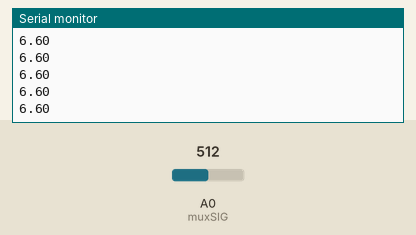
The sketch below on a simulated ESP8266 (NodeMCU). On the bench: the last lines printed to the serial monitor. The test bench sets the inputs (shaded band); at power-on: A0 (muxSIG) = 512.

Above: at 1.2 s.
1.3 s: A0 (muxSIG) set to 490
At 1.37 s:
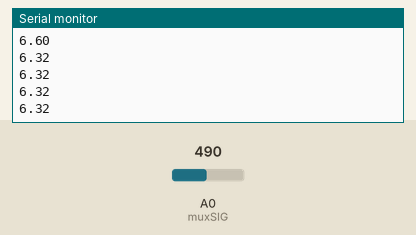
2.8 s: A0 (muxSIG) set to 510
At 3.48 s:
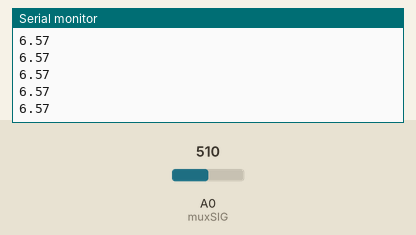
Timing chart, 0 to 5.4 s (numbered marks = the images above; inputs shaded):
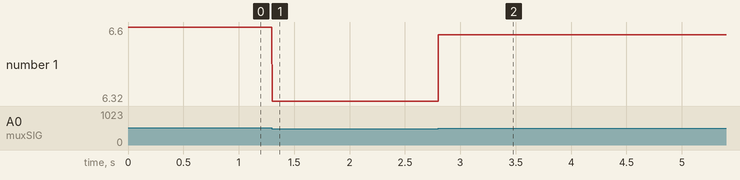

The sketch:

prueba_senoidal.ino
```cpp
#include <ESP8266WiFi.h>//Biblioteca de conexión WiFi del módulo ESP8266
#include <ThingerESP8266.h>//Biblioteca de la plataforma thinger.io

#define SSID1 "MIWIFI_jZTH"//SSID Wifi
#define PASS1 "PIso3Wazowski2018"//Password Wifi
#define usuario "lupoxan"//Nombre de usuario de thinger
#define device_Id "ESP_8266"//Nombre del dispositivo al que nos conectaremos
#define device_credentials "#gHQ3ARec6Rh"//Credenciales generadas por Thinger
#define increase 0.2
#define TIME 100//Tiempo para mostrar valores
ThingerESP8266 thing(usuario, device_Id, device_credentials);//Variable para acceder a Thinger

const char WiFi_ssid[] = SSID1;          //Nombre de red
const char WiFi_password[] = PASS1; //Clave de red

const long A = 1000;     //Resistencia en oscuridad en KΩ
const int B = 15;        //Resistencia a la luz (10 Lux) en KΩ
const float Rc = 0.22;       //Resistencia calibracion en KΩ

const int muxSIG = A0;
const int muxS0 = D0;
const int muxS1 = D3;
const int muxS2 = D4;
const int muxS3 = D9;
unsigned long presentime;//Para contar el tiempo
unsigned long previoustime = 0;//Para contar el  tiempo
int desciende = -1, asciende = 1, k = 0;
float a = 2.00, b = 0.00, c = 0.00, d = 0.00, t = 0.00, t2 = 0.00, t3 = 0.00;
float vec[500];
void setup() {
  Serial.begin(115200);//Iniciar la transmisión Serial a 115200 bauds
  pinMode(muxS0, OUTPUT);
  pinMode(muxS1, OUTPUT);
  pinMode(muxS2, OUTPUT);
  pinMode(muxS3, OUTPUT);
  thing.add_wifi(WiFi_ssid, WiFi_password);// Inicialización de la WiFi para comunicarse con la API
  thing["Lux"] >> [](pson & out) {//Objeto que contiene las variables de luz y temperatura
    out["Tension_13v"] = entregar(vec);
  };
}

void loop() {
  presentime = millis();
  thing.handle();//Objeto que llama a la conexión con el servidor Thinger
  thing.stream(thing["Lux"]);
  Serial.println(medicion());
  if (presentime - previoustime >= TIME) {
    previoustime = presentime;
    for (int i = 0; i <= 500; i++) {
      vec[i] = medicion();
    }
  }
}
float entregar(float vec[]) {
  if (k >= 500) {
    k = 0;
  }
  k++;
  return vec[k];
}
float medicion() {
  SetMuxChannel(10);
  float tension = analogRead(muxSIG);
  tension = 3.3 * tension * 4 / 1024;
  return tension;
}
int SetMuxChannel(byte channel)
{
  digitalWrite(muxS0, bitRead(channel, 0));
  digitalWrite(muxS1, bitRead(channel, 1));
  digitalWrite(muxS2, bitRead(channel, 2));
  digitalWrite(muxS3, bitRead(channel, 3));
}
```

Measured:
- after the input at 1.3 s, the serial monitor: prints a new line at once (image 1)
- after the input at 2.8 s, the serial monitor: prints a new line at once (image 2)
- plotted number 1: 6.6 → 6.32 after the input at 1.3 s, 6.32 → 6.57 after the input at 2.8 s
